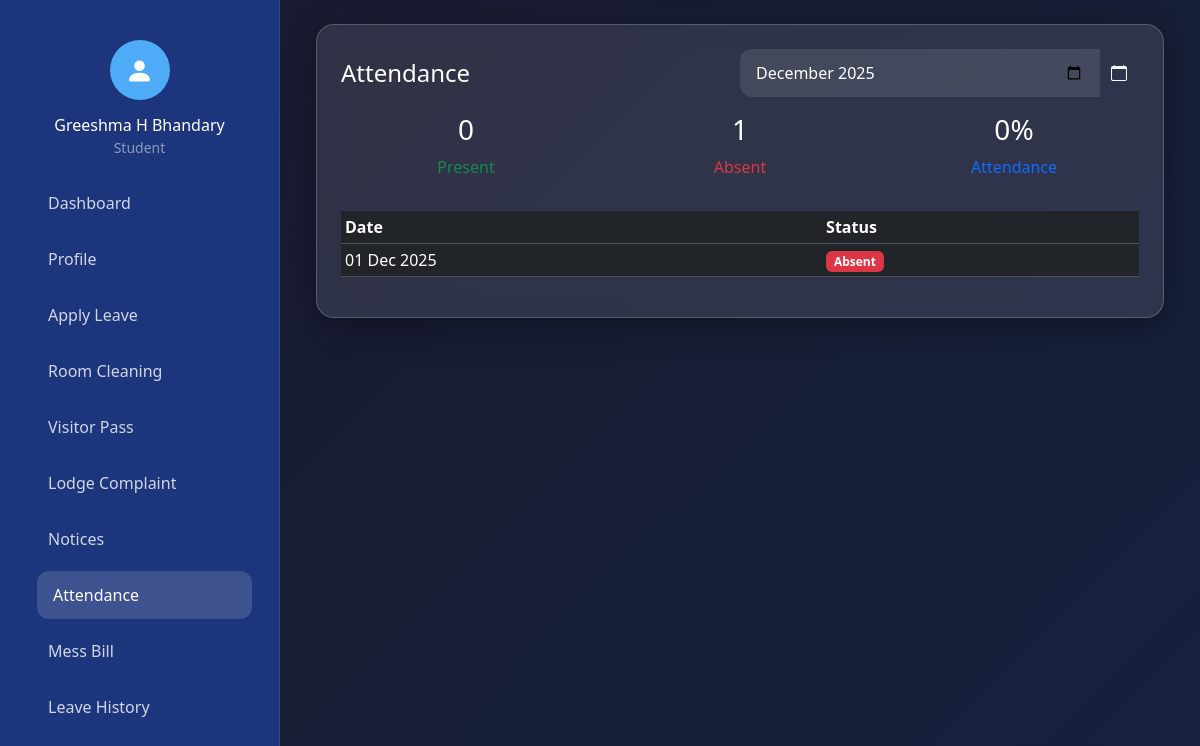
/dashboards/student.php?section=attendance (signed in), run on the app's committed database.
### tables this page shows
CREATE TABLE `students` (
  `id` int(11) NOT NULL,
  `user_id` int(11) NOT NULL,
  `name` varchar(100) NOT NULL,
  `phone` varchar(15) DEFAULT NULL,
  `email` varchar(100) DEFAULT NULL,
  `dob` date DEFAULT NULL,
  `address` text DEFAULT NULL,
  `register_no` varchar(20) NOT NULL,
  `room_no` varchar(10) DEFAULT NULL,
  `block` varchar(10) DEFAULT NULL,
  `year` varchar(10) DEFAULT NULL,
  `branch` varchar(50) DEFAULT NULL,
  `mess_balance` decimal(10,2) DEFAULT 25000.00,
  `fee_status` enum('paid','not_paid') DEFAULT 'not_paid',
  `fee_paid_by` int(11) DEFAULT NULL,
  `fee_paid_at` datetime DEFAULT NULL,
  `semester_mess_balance` decimal(10,2) DEFAULT 25000.00,
  `semester_rent` decimal(10,2) DEFAULT 50000.00
);

CREATE TABLE `attendance` (
  `id` int(11) NOT NULL,
  `student_id` int(11) NOT NULL,
  `date` date NOT NULL,
  `status` enum('present','absent') DEFAULT 'present'
);

### dashboards/student.php (the view, shortened to what this page needs)
<?php
include '../includes/db.php';
$stmt = $pdo->prepare("
    SELECT s.*, u.username
    FROM students s
    JOIN users u ON s.user_id = u.id
    WHERE s.user_id = ?
");
$stmt->execute([$_SESSION['user_id']]);
$student = $stmt->fetch();
$active_section = $_GET['section'] ?? 'dashboard';
$att_month = $_GET['att_month'] ?? '';
try {
    $pdo->query("SELECT target_audience FROM notices LIMIT 1");
} catch (PDOException $e) {
    $pdo->exec("ALTER TABLE notices ADD COLUMN target_audience VARCHAR(20) DEFAULT 'both'");
}
$attendance = [];
$today = date('Y-m-d');
if ($att_month) {
    $stmt = $pdo->prepare("
        SELECT date, status
        FROM attendance
        WHERE student_id = ? AND DATE_FORMAT(date, '%Y-%m') = ? AND date <= ?
        ORDER BY date
    ");
    $stmt->execute([$student['id'], $att_month, $today]);
    $attendance = $stmt->fetchAll();
} else {
    $current_month = date('Y-m');
    $stmt = $pdo->prepare("
        SELECT date, status
        FROM attendance
        WHERE student_id = ? AND DATE_FORMAT(date, '%Y-%m') = ? AND date <= ?
        ORDER BY date
    ");
    $stmt->execute([$student['id'], $current_month, $today]);
    $attendance = $stmt->fetchAll();
}
$present_count = count(array_filter($attendance, fn($a) => $a['status'] == 'present'));
$absent_count = count(array_filter($attendance, fn($a) => $a['status'] == 'absent'));
$total_days = count($attendance);
$att_percent = $total_days > 0 ? round(($present_count / $total_days) * 100, 1) : 0;
function url_with_section($section = null, $extra = []) {
    $params = $extra;
    if ($section !== null) {
        $params['section'] = $section;
    } elseif (isset($_GET['section'])) {
        $params['section'] = $_GET['section'];
    }
    return $params ? '?' . http_build_query($params) : '?';
}
?>
<!DOCTYPE html>
<html lang="en">
<head>
    <link href="https://cdn.jsdelivr.net/npm/bootstrap@5.3.3/dist/css/bootstrap.min.css" rel="stylesheet">
    <link href="https://cdn.jsdelivr.net/npm/bootstrap-icons@1.11.3/font/bootstrap-icons.min.css" rel="stylesheet">
    <link rel="stylesheet" href="../assets/css/style.css">
</head>
<body class="dashboard-bg">
<div class="sidebar">
    <div class="p-3 text-center">
        <div class="logo-circle mx-auto mb-3">
            <i class="bi bi-person-fill text-white fs-3"></i>
        </div>
        <h6 class="text-white mb-0"><?= htmlspecialchars($student['name']) ?></h6>
        <small class="text-white-50">Student</small>
    </div>
    <div class="nav-container">
        <ul class="nav flex-column">
            <li class="nav-item">
                <a href="?" class="nav-link <?= $active_section=='dashboard'?'active':'' ?>" data-section="dashboard">
                    Dashboard
                </a>
            </li>
            <li class="nav-item"><a href="<?= url_with_section('profile') ?>" class="nav-link <?= $active_section=='profile'?'active':'' ?>" data-section="profile">Profile</a></li>
            <li class="nav-item"><a href="<?= url_with_section('leave') ?>" class="nav-link <?= $active_section=='leave'?'active':'' ?>" data-section="leave">Apply Leave</a></li>
            <li class="nav-item"><a href="<?= url_with_section('cleaning') ?>" class="nav-link <?= $active_section=='cleaning'?'active':'' ?>" data-section="cleaning">Room Cleaning</a></li>
            <li class="nav-item"><a href="<?= url_with_section('visitor') ?>" class="nav-link <?= $active_section=='visitor'?'active':'' ?>" data-section="visitor">Visitor Pass</a></li>
            <li class="nav-item"><a href="<?= url_with_section('complaint') ?>" class="nav-link <?= $active_section=='complaint'?'active':'' ?>" data-section="complaint">Lodge Complaint</a></li>
            <li class="nav-item"><a href="<?= url_with_section('notices') ?>" class="nav-link <?= $active_section=='notices'?'active':'' ?>" data-section="notices">Notices</a></li>
            <li class="nav-item"><a href="<?= url_with_section('attendance') ?>" class="nav-link <?= $active_section=='attendance'?'active':'' ?>" data-section="attendance">Attendance</a></li>
            <li class="nav-item"><a href="<?= url_with_section('messbill') ?>" class="nav-link <?= $active_section=='messbill'?'active':'' ?>" data-section="messbill">Mess Bill</a></li>
            <li class="nav-item"><a href="<?= url_with_section('leavehistory') ?>" class="nav-link <?= $active_section=='leavehistory'?'active':'' ?>" data-section="leavehistory">Leave History</a></li>
        </ul>
    </div>
</div>
<div class="main-content p-4">
    <div class="container-fluid">
        <div id="attendance" class="content-section <?= $active_section=='attendance'?'active':'' ?>" style="display: <?= $active_section=='attendance'?'block':'none' ?>;">
            <div class="glass-card p-4">
                <div class="d-flex justify-content-between align-items-center mb-3">
                    <h4 class="text-white mb-0">Attendance</h4>
                    <form method="GET" action="" class="w-50">
                        <div class="input-group">
                            <input type="month" name="att_month" class="form-control glass-input border-0"
                                   value="<?= $att_month ?: date('Y-m') ?>">
                            <button type="submit" class="btn btn-outline-light border-0">
                                <i class="bi bi-calendar"></i>
                            </button>
                        </div>
                    </form>
                </div>
                <div class="row text-center mb-3">
                    <div class="col"><h3 class="text-white"><?= $present_count ?></h3><p class="text-success">Present</p></div>
                    <div class="col"><h3 class="text-white"><?= $absent_count ?></h3><p class="text-danger">Absent</p></div>
                    <div class="col"><h3 class="text-white"><?= $att_percent ?>%</h3><p class="text-primary">Attendance</p></div>
                </div>
                <div class="table-responsive">
                    <table class="table table-dark table-sm">
                        <thead><tr><th>Date</th><th>Status</th></tr></thead>
                        <tbody>
                            <?php foreach ($attendance as $a): ?>
                                <tr>
                                    <td><?= date('d M Y', strtotime($a['date'])) ?></td>
                                    <td><span class="badge bg-<?= $a['status']=='present'?'success':'danger' ?>"><?= ucfirst($a['status']) ?></span></td>
                                </tr>
                            <?php endforeach; ?>
                        </tbody>
                    </table>
                </div>
            </div>
        </div>
    </div>
</div>
</body>
</html>

### assets/css/style.css (style rules this page uses)
.glass-card { background: rgba(255, 255, 255, 0.08); backdrop-filter: blur(14px); -webkit-backdrop-filter: blur(14px); border: 1px solid rgba(255, 255, 255, 0.15); border-radius: 20px; box-shadow: 0 8px 32px rgba(0, 0, 0, 0.37); }
.glass-input { background: rgba(255, 255, 255, 0.1); border: 1px solid rgba(255, 255, 255, 0.2); color: white; border-radius: 12px; padding: 0.75rem 1rem; transition: all 0.3s; }
.glass-input::placeholder { color: rgba(255, 255, 255, 0.6); }
.dashboard-bg { background: linear-gradient(135deg, #1a1a2e, #16213e); min-height: 100vh; color: white; }
.sidebar { position: fixed; top: 0; left: 0; width: 280px; height: 100vh; background: rgba(30, 58, 138, 0.8); backdrop-filter: blur(10px); padding: 1.5rem 1rem; border-right: 1px solid rgba(255,255,255,0.1); z-index: 1000; }
.logo-circle { width: 60px; height: 60px; background: #4dabf7; border-radius: 50%; display: flex; align-items: center; justify-content: center; }
.nav-link { color: rgba(255,255,255,0.8); padding: 0.75rem 1rem; border-radius: 12px; margin: 0.3rem 0; transition: all 0.3s; display: flex; align-items: center; }
.nav-link:hover, .nav-link.active { background: rgba(255,255,255,0.15); color: white; transform: translateX(5px); }
.main-content { margin-left: 280px; padding: 2rem; }
.welcome-card, .service-card, .glass-card { background: rgba(255, 255, 255, 0.1); backdrop-filter: blur(12px); border: 1px solid rgba(255, 255, 255, 0.2); border-radius: 18px; transition: transform 0.3s; }
.sidebar .nav-container { flex: 1; overflow-y: auto; padding: 0 1rem; -ms-overflow-style: none; scrollbar-width: none; }
.sidebar { position: fixed; top: 0; left: 0; width: 280px; height: 100vh; background: rgba(30, 58, 138, 0.85); backdrop-filter: blur(12px); border-right: 1px solid rgba(255,255,255,0.1); display: flex; flex-direction: column; z-index: 1000; }
.sidebar .nav-link { color: rgba(255,255,255,0.8); padding: 0.75rem 1rem; border-radius: 12px; margin: 0.25rem 0; transition: all 0.3s; display: flex; align-items: center; }
.sidebar .nav-link:hover, .sidebar .nav-link.active { background: rgba(255,255,255,0.15); color: white; transform: translateX(5px); }
.main-content { margin-left: 280px; min-height: 100vh; }
.content-section { display: none; }
.content-section.active { display: block; }

### data on the page
students: name "Greeshma H Bhandary"
attendance: status "0", status "1", date "01 Dec 2025", status "Absent"
